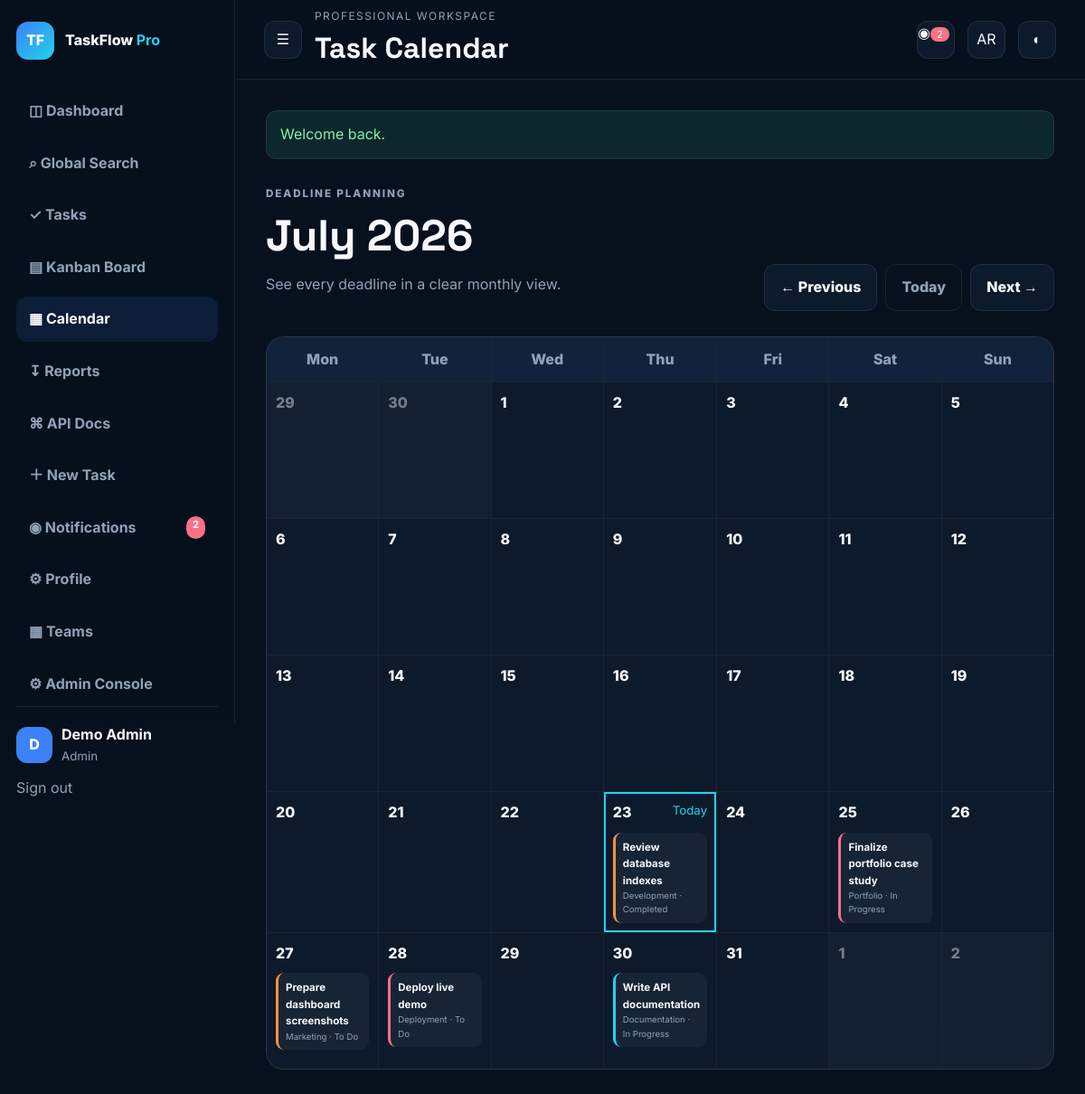
The app's page /tasks/calendar.php (signed in) with its own data.
### tables this page shows
CREATE TABLE users(
 id BIGINT UNSIGNED AUTO_INCREMENT PRIMARY KEY,
 name VARCHAR(80) NOT NULL,
 email VARCHAR(190) NOT NULL UNIQUE,
 password_hash VARCHAR(255) NOT NULL,
 role ENUM('admin','manager','member') NOT NULL DEFAULT 'member',
 avatar_color VARCHAR(20) NOT NULL DEFAULT '#3b82f6',
 bio VARCHAR(500) NULL,
 api_token VARCHAR(64) NOT NULL UNIQUE,
 last_login_at DATETIME NULL,
 created_at TIMESTAMP DEFAULT CURRENT_TIMESTAMP,
 updated_at TIMESTAMP DEFAULT CURRENT_TIMESTAMP ON UPDATE CURRENT_TIMESTAMP
);

CREATE TABLE tasks(
 id BIGINT UNSIGNED AUTO_INCREMENT PRIMARY KEY,
 user_id BIGINT UNSIGNED NOT NULL,
 team_id BIGINT UNSIGNED NULL,
 assigned_to BIGINT UNSIGNED NULL,
 title VARCHAR(150) NOT NULL,
 description TEXT NULL,
 status ENUM('todo','in_progress','completed') NOT NULL DEFAULT 'todo',
 priority ENUM('low','medium','high') NOT NULL DEFAULT 'medium',
 due_date DATE NULL,
 category VARCHAR(80) NOT NULL DEFAULT 'General',
 tags VARCHAR(255) NULL,
 progress TINYINT UNSIGNED NOT NULL DEFAULT 0,
 created_at TIMESTAMP DEFAULT CURRENT_TIMESTAMP,
 updated_at TIMESTAMP DEFAULT CURRENT_TIMESTAMP ON UPDATE CURRENT_TIMESTAMP,
 CONSTRAINT fk_tasks_user FOREIGN KEY(user_id) REFERENCES users(id) ON DELETE CASCADE,
 CONSTRAINT fk_tasks_team FOREIGN KEY(team_id) REFERENCES teams(id) ON DELETE SET NULL,
 CONSTRAINT fk_tasks_assignee FOREIGN KEY(assigned_to) REFERENCES users(id) ON DELETE SET NULL,
 INDEX idx_tasks_user_status(user_id,status),
 INDEX idx_tasks_user_priority(user_id,priority),
 INDEX idx_tasks_due(due_date),
 INDEX idx_tasks_team(team_id),
 INDEX idx_tasks_assignee(assigned_to)
);

### includes/functions.php (called while the page is built, shortened)
<?php
function e(?string $value): string {
    return htmlspecialchars($value ?? '', ENT_QUOTES, 'UTF-8');
}
function is_logged_in(): bool {
    return isset($_SESSION['user_id']);
}
function current_user(PDO $pdo): ?array {
    static $cached = null;
    if ($cached === null) {
        $stmt = $pdo->prepare("SELECT id,name,email,role,avatar_color,bio,api_token,created_at FROM users WHERE id=? LIMIT 1");
        $stmt->execute([$_SESSION['user_id']]);
        $cached = $stmt->fetch() ?: null;
    }
    return $cached;
}
function get_flashes(): array {
    $f = $_SESSION['flash'] ?? [];
    return $f;
}
function status_label(string $s): string {
    return ['todo'=>'To Do','in_progress'=>'In Progress','completed'=>'Completed'][$s] ?? 'Unknown';
}

### tasks/calendar.php (the view, shortened to what this page needs)
<?php
require_once __DIR__.'/../includes/bootstrap.php';
$u=current_user($pdo);$uid=(int)$u['id'];
$month=$_GET['month']??date('Y-m');
$first=new DateTime($month.'-01');
$start=(clone $first)->modify('monday this week');
$end=(clone $first)->modify('last day of this month')->modify('sunday this week');
$stmt=$pdo->prepare("SELECT id,title,status,priority,due_date,category FROM tasks WHERE (user_id=? OR assigned_to=?) AND due_date BETWEEN ? AND ? ORDER BY due_date,FIELD(priority,'high','medium','low')");
$stmt->execute([$uid,$uid,$start->format('Y-m-d'),$end->format('Y-m-d')]);
$byDate=[];
foreach($stmt->fetchAll() as $t)$byDate[$t['due_date']][]=$t;
$prev=(clone $first)->modify('-1 month')->format('Y-m');
$next=(clone $first)->modify('+1 month')->format('Y-m');
$pageTitle='Task Calendar';$activePage='calendar';require __DIR__.'/../includes/header.php';
?>
<section class="hero-row">
 <div><p class="eyebrow">DEADLINE PLANNING</p><h2><?=e($first->format('F Y'))?></h2><p>See every deadline in a clear monthly view.</p></div>
 <div class="calendar-actions"><a class="btn btn-secondary" href="tasks/calendar.php?month=<?=$prev?>">← Previous</a><a class="btn btn-ghost" href="tasks/calendar.php">Today</a><a class="btn btn-secondary" href="tasks/calendar.php?month=<?=$next?>">Next →</a></div>
</section>
<section class="calendar-grid">
<?php foreach(['Mon','Tue','Wed','Thu','Fri','Sat','Sun'] as $day):?><div class="calendar-weekday"><?=e($day)?></div><?php endforeach;?>
<?php
$cursor=clone $start;
while($cursor<=$end):
 $key=$cursor->format('Y-m-d');$outside=$cursor->format('m')!==$first->format('m');$today=$key===date('Y-m-d');
?>
<article class="calendar-day <?=$outside?'outside':''?> <?=$today?'today':''?>">
 <div class="calendar-date"><span><?=$cursor->format('j')?></span><?php if($today):?><small>Today</small><?php endif;?></div>
 <div class="calendar-items">
 <?php foreach($byDate[$key]??[] as $task):?>
  <a class="calendar-task priority-border-<?=e($task['priority'])?>" href="tasks/view.php?id=<?=$task['id']?>">
   <strong><?=e($task['title'])?></strong><small><?=e($task['category'])?> · <?=e(status_label($task['status']))?></small>
  </a>
 <?php endforeach;?>
 </div>
</article>
<?php $cursor->modify('+1 day'); endwhile;?>
</section>
<?php require __DIR__.'/../includes/footer.php';?>

### includes/header.php (shortened to what this page needs)
<?php
$user=current_user($pdo);
$pageTitle=$pageTitle??'TaskFlow Pro';
$activePage=$activePage??'';
$flashes=get_flashes();
$stmt=$pdo->prepare("SELECT COUNT(*) FROM notifications WHERE user_id=? AND is_read=0");
$stmt->execute([(int)$user['id']]);
$unread=(int)$stmt->fetchColumn();
?>
<!doctype html>
<html lang="en">
<head><base href="<?=e(base_url().'/')?>">
<link rel="manifest" href="manifest.webmanifest"><meta name="theme-color" content="#07101d"><link rel="stylesheet" href="assets/css/app.css">
</head>
<body>
<div class="app-shell">
<aside class="sidebar" id="sidebar">
<a class="brand" href="dashboard.php"><span class="brand-mark">TF</span><span>TaskFlow <b>Pro</b></span></a>
<nav class="nav">
<a class="<?=$activePage==='dashboard'?'active':''?>" href="dashboard.php">◫ Dashboard</a>
<a class="<?=$activePage==='search'?'active':''?>" href="search.php">⌕ Global Search</a>
<a class="<?=$activePage==='tasks'?'active':''?>" href="tasks/index.php">✓ Tasks</a>
<a class="<?=$activePage==='kanban'?'active':''?>" href="tasks/kanban.php">▤ Kanban Board</a>
<a class="<?=$activePage==='calendar'?'active':''?>" href="tasks/calendar.php">▦ Calendar</a>
<a class="<?=$activePage==='reports'?'active':''?>" href="reports/index.php">↧ Reports</a>
<a class="<?=$activePage==='api-docs'?'active':''?>" href="docs/api.php">⌘ API Docs</a>
<a class="<?=$activePage==='new-task'?'active':''?>" href="tasks/create.php">＋ New Task</a>
<a class="<?=$activePage==='notifications'?'active':''?>" href="notifications/index.php">◉ Notifications <?php if($unread):?><span class="nav-badge"><?=$unread?></span><?php endif;?></a>
<a class="<?=$activePage==='profile'?'active':''?>" href="profile/index.php">⚙ Profile</a>
<?php if(in_array($user['role'],['admin','manager'],true)):?>
<a class="<?=$activePage==='teams'?'active':''?>" href="teams/index.php">▦ Teams</a>
<a class="<?=$activePage==='admin'?'active':''?>" href="admin/index.php">⚙ Admin Console</a>
<?php endif;?>
</nav>
<div class="sidebar-footer">
<div class="user-mini"><span class="avatar" style="--avatar:<?=e($user['avatar_color'])?>"><?=e(strtoupper(substr($user['name'],0,1)))?></span><div><strong><?=e($user['name'])?></strong><small><?=e(ucfirst($user['role']))?></small></div></div>
<a class="logout-link" href="auth/logout.php">Sign out</a>
</div>
</aside>
<div class="main-area">
<header class="topbar">
<button id="menuToggle" class="icon-btn">☰</button>
<div><p class="kicker">Professional workspace</p><h1><?=e($pageTitle)?></h1></div>
<a class="icon-btn" href="notifications/index.php">◉<?php if($unread):?><span class="bubble"><?=$unread?></span><?php endif;?></a>
<button id="langToggle" class="icon-btn" title="Language">AR</button><button id="themeToggle" class="icon-btn">◐</button>
</header>
<main class="content">
<?php foreach($flashes as $flash):?><div class="alert alert-<?=e($flash['type'])?>"><?=e($flash['message'])?></div><?php endforeach;?>

### records on screen
users: name "D", name "Demo Admin", role "Admin"
tasks: title "Review database indexes", category "Development", status "Completed"
tasks: title "Finalize portfolio case study", category "Portfolio", status "In Progress"
tasks: title "Prepare dashboard screenshots", category "Marketing", status "To Do"
tasks: title "Deploy live demo", category "Deployment", status "To Do"
tasks: title "Write API documentation", category "Documentation", status "In Progress"

### other values on screen
$unread "2"
$pageTitle "Task Calendar"
$flash['message'] "Welcome back."
$first->format('F Y') "July 2026"
$day "Mon"
$day "Tue"
$day "Wed"
$day "Thu"
$day "Fri"
$day "Sat"
$day "Sun"
$cursor->format('j') "29"
$cursor->format('j') "30"
$cursor->format('j') "1"
$cursor->format('j') "2"
